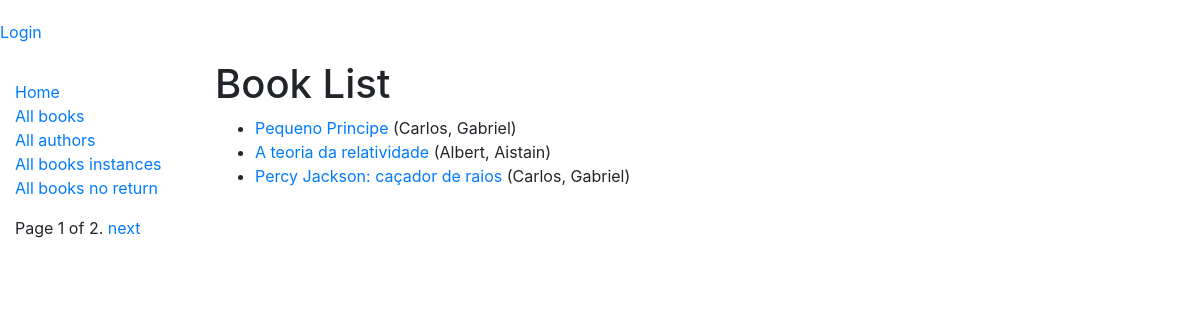
/catalog/books/, run on the app's committed database.
### catalog/models.py (models this page shows, shortened)
class Book (models.Model):
    title = models.CharField(max_length=200)
    author = models.ForeignKey('Author', on_delete=models.SET_NULL, null=True)
    summary = models.TextField(max_length=1000, help_text='entre com uma descrição do livro')
    isbn = models.CharField('ISBN', max_length=13, help_text='13 Character <a href="https://www.isbn-international.org/content/what-isbn">ISBN number</a>')
    genre = models.ManyToManyField(Genre, help_text='selecione o genero do livro')
    language = models.ForeignKey('Language',on_delete=models.SET_NULL, null=True)
    def get_absolute_url(self):
        return reverse('catalog:book_detail', args=[str(self.id)])

class Author(models.Model):
    first_name = models.CharField(max_length=200)
    last_name = models.CharField(max_length=200)
    born_date = models.DateField(null=True, blank=True)
    death_date = models.DateField('Died', null=True, blank=True)
    class Meta:
        ordering = ['last_name', 'first_name']
    def __str__(self):
        return f'{self.first_name}, {self.last_name}'

### catalog/views.py (the view)
# urls.py: path("books/", views.BookListView.as_view(), name="books"),
class BookListView(generic.ListView):
  model = Book
  paginate_by = 3
  context_object_name = "livros"
  queryset = Book.objects.all()
  template_name = "catalog/books.html"

### templates/catalog/books.html
{% extends "../base.html" %}
{% block content %}
  <h1>Book List</h1>
  {% if livros %}
  <ul>
    {% for book in livros %}
      <li>
        <a href="{{ book.get_absolute_url }}">{{ book.title }}</a> ({{book.author}})
      </li>
    {% endfor %}
  </ul>
  {% else %}
    <p>There are no books in the library.</p>
  {% endif %}
{% endblock %}

### data on the page
Book: title "Pequeno Principe", author "Carlos, Gabriel"
Book: title "A teoria da relatividade", author "Albert, Aistain"
Book: title "Percy Jackson: caçador de raios", author "Carlos, Gabriel"

### other printed values
{{ page_obj.number }} "1"
{{ page_obj.paginator.num_pages }} "2"
